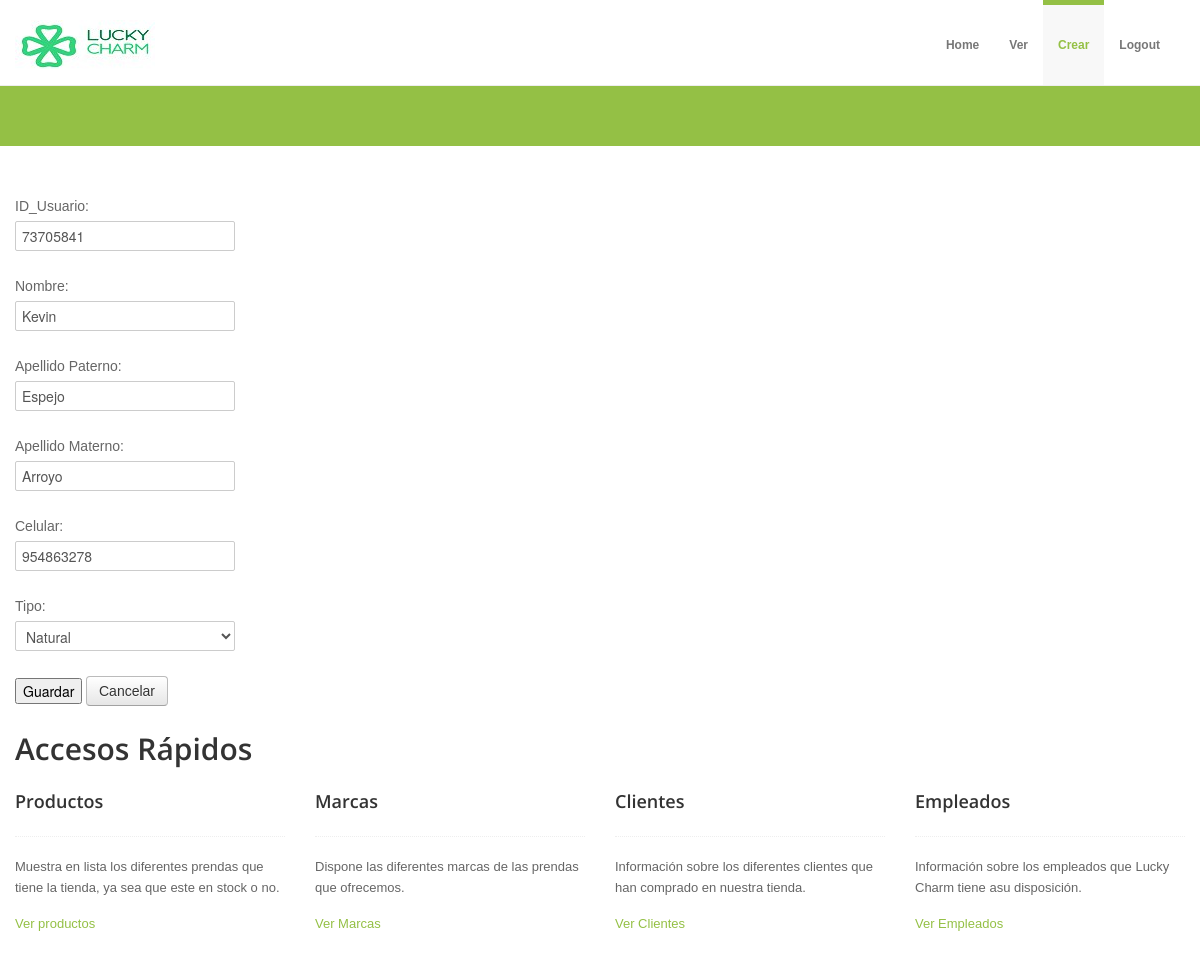
Page /edit_cliente/1 on the committed database.
### Tienda/models.py (models this page shows, shortened)
class cliente(models.Model):
    iden_cli= models.CharField(max_length=10)
    nombre= models.CharField(max_length=20)
    apell_pat= models.CharField(max_length=20)
    apell_mat= models.CharField(max_length=20)
    celular= models.CharField(max_length=9)
    NATURAL= 'Natural'
    JURIDICA= 'Juridica'
    TIPO = ((NATURAL, 'Natural'),(JURIDICA, 'Juridica'))
    tipo= models.CharField(max_length=8, choices=TIPO)

### Tienda/views.py (the view)
# urls.py: path('edit_cliente/<int:pk>',clienteupdate.as_view(), name='Clienteseditar'),
class clienteupdate(UpdateView):
    model= cliente
    form_class = clientesForm
    template_name = 'clientecreate.html'
    success_url = reverse_lazy('Clientes')

### Tienda/forms.py
class clientesForm(forms.ModelForm):
    class Meta:
        model = cliente
        fields = [
            'iden_cli',
            'nombre',
            'apell_pat',
            'apell_mat',
            'celular',
            'tipo'
        ]
        labels = {
            'iden_cli': 'ID_Usuario',
            'nombre': 'Nombre',
            'apell_pat': 'Apellido Paterno',
            'apell_mat': 'Apellido Materno',
            'celular': 'Celular',
            'tipo': 'Tipo',
        }
        widgets = {
            'iden_cli': forms.TextInput(attrs={'class': 'form-control'}),
            'nombre': forms.TextInput(attrs={'class': 'form-control'}),
            'apell_pat': forms.TextInput(attrs={'class': 'form-control'}),
            'apell_mat': forms.TextInput(attrs={'class': 'form-control'}),
            'celular': forms.TextInput(attrs={'class': 'form-control'}),
            'tipo': forms.Select(attrs={'class': 'form-control'}),
        }

### Tienda/templates/clientecreate.html (shortened to what this page needs)
{% extends "basecrear.html" %}
{% block content %}
<form method="post">
    {{form.as_p}}
    <button type="submit">Guardar</button>
    <a class="btn btn-default" href="{% url 'Clientes' %}">Cancelar</a>
</form>
{% endblock %}

### Tienda/static/color/default.css (style rules this page uses)
a { color: #94c045; }

### Tienda/static/css/overwrite.css (style rules this page uses)
body { margin: 0; font-family: Tahoma, Arial, sans-serif; font-size: 13px; line-height: 1.6em; color: #666; background-color: #ffffff; }
p { margin: 0 0 15px; }
a { color: #0088cc; text-decoration: none; }
select, textarea, input[type="text"], input[type="password"], input[type="datetime"], input[type="datetime-local"], input[type="date"], input[type="month"], input[type="time"], input[type="week"], input[type="number"], input[type="email"], input[type="url"], input[type="search"], input[type="tel"], input[type="color"], .uneditable-input { -webkit-border-radius: 2px; -moz-border-radius: 2px; border-radius: 2px; }
textarea, input[type="text"], input[type="password"], input[type="datetime"], input[type="datetime-local"], input[type="date"], input[type="month"], input[type="time"], input[type="week"], input[type="number"], input[type="email"], input[type="url"], input[type="search"], input[type="tel"], input[type="color"], .uneditable-input { -webkit-box-shadow: none; -moz-box-shadow: none; box-shadow: none; }
.btn { display: inline-block; *display: inline; *zoom: 1; padding: 4px 12px; margin-bottom: 0; font-size: 14px; line-height: 20px; text-align: center; vertical-align: middle; cursor: pointer; color: #333333; text-shadow: 0 1px 1px rgba(255, 255, 255, 0.75); background-color: #f5f5f5; border-color: #e6e6e6 #e6e6e6 #bfbfbf; border-color: rgba(0, 0, 0, 0.1) rgba(0, 0, 0, 0.1) rgba(0, 0, 0, 0.25); *background-color: #e6e6e6; filter: progid:DXImageTransform.Microsoft.gradient(enabled = false); border: 1px solid #bbbbbb; *border: 0; border-bottom-color: #a2a2a2; *margin-left: .3em; -webkit-box-shadow: none; -moz-box-shadow: none; box-shadow: none; }

### rows in the picture
cliente: iden_cli "73705841", nombre "Kevin", apell_pat "Espejo", apell_mat "Arroyo", celular "954863278", tipo "Natural"
